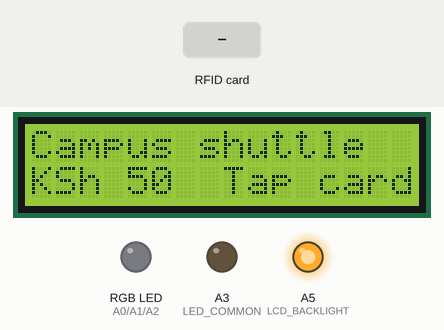
The sketch below on a simulated Arduino Uno, built with avr-gcc and run on an emulated ATmega328P. Shown: 16×2 character LCD, an RGB LED mixed from three pins (HIGH = lit), output pins drawn as LEDs (lit = HIGH). The test bench sets the inputs (shaded band). EEPROM starts erased; pins used as bus, display or sensor lines are not drawn; what the sketch prints to the serial monitor is not drawn.

Above: at 4.0 s.
4.1 s: RFID card A1 B2 C3 D4 held to the reader
At 4.8 s:
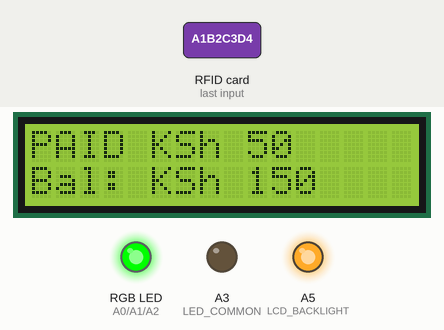
7.1 s: RFID card 11 22 33 44 held to the reader
At 7.6 s:
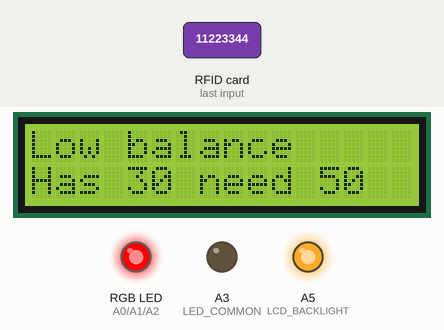
10.1 s: RFID card 5E 7A 19 C4 held to the reader
At 10.4 s:
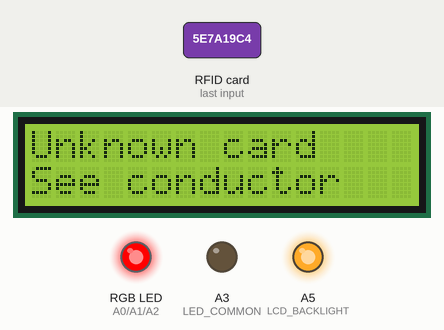
13.1 s: RFID card A1 B2 C3 D4 held to the reader
At 14.3 s:
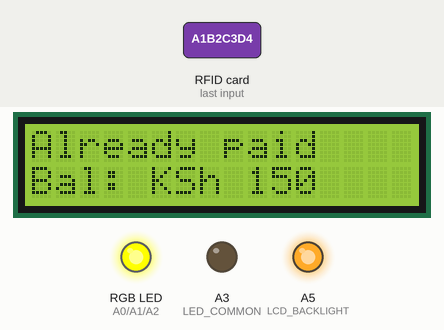
16.1 s: RFID card E5 73 41 07 held to the reader
At 18.9 s:
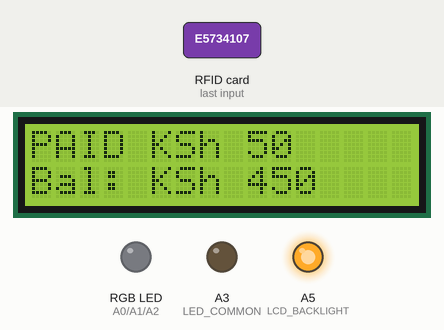
Timing chart, 0 to 20.4 s (numbered marks = the images above; inputs shaded):
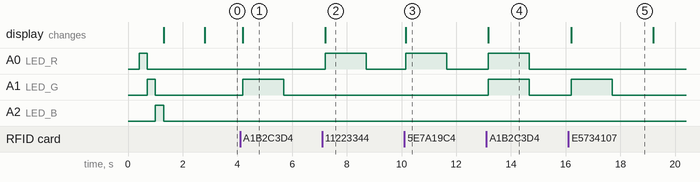

The sketch:

stage4_lcd_fare.ino
```cpp
// Bus fare terminal - Stage 4: Stage 3 + 16x2 LCD
// Same fare logic as Stage 3; the LCD now shows route, fare, result and balance.
//
// LCD (no I2C, 4-bit mode) -> Uno:
//   VSS -> GND   VDD -> 5V   VO -> GND (or ~1k to GND for lighter contrast)
//   RS -> 7      RW -> GND   E -> 6     D0-D3 -> not connected
//   D4 -> 5      D5 -> 4     D6 -> 3    D7 -> 2
//   A (backlight +) -> 220 ohm -> A5 (optional)   K (backlight -) -> GND (optional)
//
// --- Original Stage 3 notes ---
// Board: Arduino Uno. Works with NO soldering: Serial Monitor is the screen,
// the RGB LED module shows the result, and taps can be typed in.
// The RC522 is used automatically if it is connected and detected.
//
// Libraries: "MFRC522" by GithubCommunity, EEPROM (built in)
//
// RGB LED module: plugged straight into the ANALOG IN header, no wires:
//   R -> A0   G -> A1   B -> A2   GND -> A3 (A3 is driven LOW to act as ground)
//   (If colours look inverted, your module is common-anode: set COMMON_ANODE
//    to true; A3 is then driven HIGH instead.)
// RC522 (optional) -> Uno:  SDA->10 SCK->13 MOSI->11 MISO->12 RST->9 3.3V GND
//
// Serial Monitor: 9600 baud, line ending "Newline". Type "help" for commands.
//
// LED meaning:  GREEN = paid   RED = refused   YELLOW = already paid this trip
//
// Each card pays once per trip. Type "trip" (or change route) to start a new
// trip. Who has paid is saved, so a power cut does not let anyone pay twice.

#include <SPI.h>
#include <MFRC522.h>
#include <EEPROM.h>
#include <LiquidCrystal.h>

// ---------- Pins ----------
const byte SS_PIN = 10;
const byte RST_PIN = 9;
const byte LED_R = A0;
const byte LED_G = A1;
const byte LED_B = A2;
const byte LED_COMMON = A3;  // LED module's GND pin sits here
const byte LCD_BACKLIGHT = A5;  // HIGH = backlight on (if A is wired here)
const unsigned long LCD_MESSAGE_MS = 3000;  // result stays on screen this long
const bool COMMON_ANODE = false;

// ---------- Routes (example fares in KSh: change to the real ones) ----------
struct Route {
  const char *name;
  uint16_t fare;
};
const Route ROUTES[] = {
  {"Campus shuttle", 50},
  {"Marimanti-Chuka", 100},
  {"Marimanti-Meru", 250},
};
const byte ROUTE_COUNT = sizeof(ROUTES) / sizeof(ROUTES[0]);

// ---------- Passengers ----------
// UIDs are hex with no spaces (as printed by Stage 1 or check_rc522).
struct Passenger {
  const char *uid;
  const char *name;
  uint16_t startBalance;
};
const Passenger PASSENGERS[] = {
  {"A1B2C3D4", "Test: Kim",       200},
  {"11223344", "Test: low funds",  30},
  {"E5734107", "White card",      500},  // read 2026-11-11
  {"008DEC53", "Blue fob",        500},  // read 2026-11-11
};
const byte PASSENGER_COUNT = sizeof(PASSENGERS) / sizeof(PASSENGERS[0]);

// ---------- Settings ----------
const uint16_t MAX_BALANCE = 50000;
const unsigned long LED_MS = 1500;

// ---------- EEPROM layout (balances survive power loss) ----------
const int EE_MAGIC = 0;       // 1 byte
const int EE_COUNT = 1;       // 1 byte: passenger count when saved
const int EE_ROUTE = 2;       // 1 byte
const int EE_TRIP_PAID = 3;   // 1 byte: bit i set = passenger i paid this trip
const int EE_BALANCES = 4;    // uint16_t per passenger
const byte MAGIC = 0x42;

// ---------- State ----------
MFRC522 rfid(SS_PIN, RST_PIN);
LiquidCrystal lcd(7, 6, 5, 4, 3, 2);  // RS, E, D4, D5, D6, D7
unsigned long lcdMessageAt = 0;
bool lcdShowingMessage = false;
bool readerOk = false;
uint16_t balances[PASSENGER_COUNT];
byte currentRoute = 0;
static_assert(PASSENGER_COUNT <= 8, "trip-paid flags fit in one byte: max 8 passengers");
byte tripPaid = 0;  // bit i set = passenger i already paid this trip

// ---------- LED ----------
void setColor(bool r, bool g, bool b) {
  digitalWrite(LED_R, r != COMMON_ANODE);
  digitalWrite(LED_G, g != COMMON_ANODE);
  digitalWrite(LED_B, b != COMMON_ANODE);
}
void flash(bool r, bool g, bool b) {
  setColor(r, g, b);
  delay(LED_MS);
  setColor(false, false, false);
}

void flashQuick() {
  setColor(true, false, false); delay(300);
  setColor(false, true, false); delay(300);
  setColor(false, false, true); delay(300);
  setColor(false, false, false);
}

// ---------- LCD ----------
// Prints text and pads with spaces so old characters are erased
void lcdLine(byte row, const String &text) {
  lcd.setCursor(0, row);
  String t = text.substring(0, 16);
  lcd.print(t);
  for (byte i = t.length(); i < 16; i++) lcd.print(' ');
}

void lcdIdle();  // defined after ROUTES helpers

void lcdMessage(const String &line1, const String &line2) {
  lcdLine(0, line1);
  lcdLine(1, line2);
  lcdMessageAt = millis();
  lcdShowingMessage = true;
}

// ---------- Storage ----------
void saveBalance(byte i) { EEPROM.put(EE_BALANCES + i * sizeof(uint16_t), balances[i]); }
void saveRoute() { EEPROM.update(EE_ROUTE, currentRoute); }

void resetBalances() {
  for (byte i = 0; i < PASSENGER_COUNT; i++) {
    balances[i] = PASSENGERS[i].startBalance;
    saveBalance(i);
  }
  currentRoute = 0;
  saveRoute();
  tripPaid = 0;
  EEPROM.update(EE_TRIP_PAID, tripPaid);
  EEPROM.update(EE_COUNT, PASSENGER_COUNT);
  EEPROM.update(EE_MAGIC, MAGIC);
}

void loadState() {
  if (EEPROM.read(EE_MAGIC) != MAGIC || EEPROM.read(EE_COUNT) != PASSENGER_COUNT) {
    Serial.println(F("First run (or passenger list changed): loading start balances."));
    resetBalances();
    return;
  }
  for (byte i = 0; i < PASSENGER_COUNT; i++) {
    EEPROM.get(EE_BALANCES + i * sizeof(uint16_t), balances[i]);
  }
  currentRoute = EEPROM.read(EE_ROUTE);
  tripPaid = EEPROM.read(EE_TRIP_PAID);
  if (currentRoute >= ROUTE_COUNT) currentRoute = 0;
}

// ---------- Helpers ----------
bool hasPaidThisTrip(byte i) { return tripPaid & (1 << i); }

void markPaid(byte i) {
  tripPaid |= (1 << i);
  EEPROM.update(EE_TRIP_PAID, tripPaid);
}

void newTrip() {
  tripPaid = 0;
  EEPROM.update(EE_TRIP_PAID, tripPaid);
  Serial.println(F("New trip started: every card can pay once."));
  lcdMessage(F("New trip"), ROUTES[currentRoute].name);
}

// Keep only hex digits, uppercase: "a1 b2 c3 d4" -> "A1B2C3D4"
void normalizeUid(const char *in, char *out, byte outSize) {
  byte n = 0;
  for (; *in && n < outSize - 1; in++) {
    char c = toupper(*in);
    if ((c >= '0' && c <= '9') || (c >= 'A' && c <= 'F')) out[n++] = c;
  }
  out[n] = '\0';
}

int findPassenger(const char *uid) {
  for (byte i = 0; i < PASSENGER_COUNT; i++) {
    if (strcmp(uid, PASSENGERS[i].uid) == 0) return i;
  }
  return -1;
}

void lcdIdle() {
  lcdLine(0, ROUTES[currentRoute].name);
  lcdLine(1, String(F("KSh ")) + ROUTES[currentRoute].fare + F("  Tap card"));
  lcdShowingMessage = false;
}

void printRoute() {
  Serial.print(F("Route: "));
  Serial.print(ROUTES[currentRoute].name);
  Serial.print(F("  |  Fare: KSh "));
  Serial.println(ROUTES[currentRoute].fare);
}

// ---------- The fare logic ----------
void processTap(const char *uid, bool simulated) {
  uint16_t fare = ROUTES[currentRoute].fare;
  Serial.println(F("----------------------------------------"));
  Serial.print(simulated ? F("[SIM] Tap: ") : F("Tap: "));
  Serial.println(uid);

  int p = findPassenger(uid);
  if (p < 0) {
    Serial.println(F("REFUSED: unknown card. Register it first."));
    lcdMessage(F("Unknown card"), F("See conductor"));
    flash(true, false, false);
    return;
  }

  Serial.print(F("Passenger: "));
  Serial.println(PASSENGERS[p].name);

  if (hasPaidThisTrip(p)) {
    Serial.println(F("ALREADY PAID this trip: no charge."));
    lcdMessage(F("Already paid"), String(F("Bal: KSh ")) + balances[p]);
    flash(true, true, false);
    return;
  }

  if (balances[p] < fare) {
    Serial.print(F("REFUSED: insufficient balance. Has KSh "));
    Serial.print(balances[p]);
    Serial.print(F(", needs KSh "));
    Serial.println(fare);
    lcdMessage(F("Low balance"), String(F("Has ")) + balances[p] + F(" need ") + fare);
    flash(true, false, false);
    return;
  }

  balances[p] -= fare;
  saveBalance(p);
  markPaid(p);

  Serial.print(F("PAID KSh "));
  Serial.print(fare);
  Serial.print(F(" (" ));
  Serial.print(ROUTES[currentRoute].name);
  Serial.print(F(")  |  Balance: KSh "));
  Serial.println(balances[p]);
  lcdMessage(String(F("PAID KSh ")) + fare, String(F("Bal: KSh ")) + balances[p]);
  flash(false, true, false);
}

// ---------- Commands ----------
void printHelp() {
  Serial.println(F("Commands:"));
  Serial.println(F("  <card id>            simulate a tap, e.g.  A1 B2 C3 D4"));
  Serial.println(F("  list                 show passengers and balances"));
  Serial.println(F("  route                show routes and the current one"));
  Serial.println(F("  route <n>            switch route (starts a new trip), e.g.  route 2"));
  Serial.println(F("  trip                 start a new trip: every card can pay again"));
  Serial.println(F("  topup <card id> <KSh>  add money, e.g.  topup A1B2C3D4 100"));
  Serial.println(F("  reset                restore all start balances"));
}

void listPassengers() {
  for (byte i = 0; i < PASSENGER_COUNT; i++) {
    Serial.print(PASSENGERS[i].uid);
    Serial.print(F("  "));
    Serial.print(PASSENGERS[i].name);
    Serial.print(F("  KSh "));
    Serial.println(balances[i]);
  }
}

void listRoutes() {
  for (byte i = 0; i < ROUTE_COUNT; i++) {
    Serial.print(i == currentRoute ? F("* ") : F("  "));
    Serial.print(i + 1);
    Serial.print(F(". "));
    Serial.print(ROUTES[i].name);
    Serial.print(F("  KSh "));
    Serial.println(ROUTES[i].fare);
  }
}

void topUp(char *args) {
  // Amount is the last word; everything before it is the card ID
  char *space = strrchr(args, ' ');
  if (!space) {
    Serial.println(F("Usage: topup <card id> <KSh>"));
    return;
  }
  long amount = atol(space + 1);
  *space = '\0';
  char uid[21];
  normalizeUid(args, uid, sizeof(uid));
  int p = findPassenger(uid);
  if (p < 0) {
    Serial.println(F("Unknown card."));
    return;
  }
  if (amount <= 0 || (long)balances[p] + amount > MAX_BALANCE) {
    Serial.print(F("Amount must be 1 to "));
    Serial.println(MAX_BALANCE - balances[p]);
    return;
  }
  balances[p] += amount;
  saveBalance(p);
  Serial.print(F("Topped up "));
  Serial.print(PASSENGERS[p].name);
  Serial.print(F(" by KSh "));
  Serial.print(amount);
  Serial.print(F(". New balance: KSh "));
  Serial.println(balances[p]);
  lcdMessage(String(F("Top-up +")) + amount, String(F("Bal: KSh ")) + balances[p]);
}

void handleLine(char *line) {
  while (*line == ' ') line++;
  if (*line == '\0') return;

  if (strcasecmp(line, "help") == 0) {
    printHelp();
  } else if (strcasecmp(line, "list") == 0) {
    listPassengers();
  } else if (strcasecmp(line, "route") == 0) {
    listRoutes();
  } else if (strncasecmp(line, "route ", 6) == 0) {
    int n = atoi(line + 6);
    if (n < 1 || n > ROUTE_COUNT) {
      Serial.println(F("No such route. Type: route"));
    } else {
      currentRoute = n - 1;
      saveRoute();
      printRoute();
      newTrip();
      lcdIdle();
    }
  } else if (strcasecmp(line, "trip") == 0) {
    newTrip();
  } else if (strncasecmp(line, "topup ", 6) == 0) {
    topUp(line + 6);
  } else if (strcasecmp(line, "reset") == 0) {
    resetBalances();
    Serial.println(F("Balances reset."));
    lcdMessage(F("Balances reset"), F("New trip"));
    listPassengers();
  } else {
    char uid[21];
    normalizeUid(line, uid, sizeof(uid));
    if (strlen(uid) < 8) {
      Serial.println(F("Not a command or card ID. Type: help"));
    } else {
      processTap(uid, true);
    }
  }
}

// ---------- Setup / loop ----------
void setup() {
  Serial.begin(9600);
  pinMode(LCD_BACKLIGHT, OUTPUT);
  digitalWrite(LCD_BACKLIGHT, HIGH);
  lcd.begin(16, 2);
  lcdLine(0, F("Bus Fare System"));
  lcdLine(1, F("Starting..."));
  pinMode(LED_R, OUTPUT);
  pinMode(LED_G, OUTPUT);
  pinMode(LED_B, OUTPUT);
  pinMode(LED_COMMON, OUTPUT);
  digitalWrite(LED_COMMON, COMMON_ANODE ? HIGH : LOW);
  setColor(false, false, false);

  SPI.begin();
  rfid.PCD_Init();
  delay(50);
  byte version = rfid.PCD_ReadRegister(MFRC522::VersionReg);
  readerOk = !(version == 0x00 || version == 0xFF);

  Serial.println(F("========================================"));
  Serial.println(F(" Bus fare terminal - Stage 4 (LCD)"));
  Serial.println(F("========================================"));
  Serial.println(readerOk ? F("RC522 reader: found") : F("RC522 reader: not detected (simulation only)"));
  loadState();
  printRoute();
  Serial.println(F("Type 'help' for commands. Waiting for taps..."));

  // LED self-test: red, green, blue
  flashQuick();
  lcdLine(1, readerOk ? F("Reader OK") : F("No reader: SIM"));
  delay(1500);
  lcdIdle();
}

// Re-check the reader every 2 s so a loose wire that reconnects is picked up
unsigned long lastReaderCheck = 0;
void checkReader() {
  if (millis() - lastReaderCheck < 2000) return;
  lastReaderCheck = millis();
  byte version = rfid.PCD_ReadRegister(MFRC522::VersionReg);
  bool ok = !(version == 0x00 || version == 0xFF);
  if (ok && !readerOk) {
    rfid.PCD_Init();
    Serial.println(F("RC522 reader: connected"));
  } else if (!ok && readerOk) {
    Serial.println(F("RC522 reader: LOST - check the wires"));
  }
  readerOk = ok;
}

void loop() {
  checkReader();
  if (lcdShowingMessage && millis() - lcdMessageAt > LCD_MESSAGE_MS) lcdIdle();

  if (Serial.available()) {
    char line[48];
    byte len = Serial.readBytesUntil('\n', line, sizeof(line) - 1);
    line[len] = '\0';
    if (len > 0 && line[len - 1] == '\r') line[len - 1] = '\0';
    handleLine(line);
  }

  if (readerOk && rfid.PICC_IsNewCardPresent() && rfid.PICC_ReadCardSerial()) {
    char uid[21];
    byte n = 0;
    for (byte i = 0; i < rfid.uid.size && n < sizeof(uid) - 2; i++) {
      const char hex[] = "0123456789ABCDEF";
      uid[n++] = hex[rfid.uid.uidByte[i] >> 4];
      uid[n++] = hex[rfid.uid.uidByte[i] & 0x0F];
    }
    uid[n] = '\0';
    processTap(uid, false);
    rfid.PICC_HaltA();
    rfid.PCD_StopCrypto1();
  }
}
```

Measured:
- after the input at 4.1 s, A1 (LED_G): LOW → HIGH after 0.09 s, → LOW 1.5 s later; the display: changes after 0.09 s (image 1)
- after the input at 7.1 s, A0 (LED_R): LOW → HIGH after 0.11 s, → LOW 1.5 s later; the display: changes after 0.11 s (image 2)
- after the input at 10.1 s, A0 (LED_R): LOW → HIGH after 0.05 s, → LOW 1.5 s later; the display: changes after 0.05 s (image 3)
- after the input at 13.1 s, A0 (LED_R), A1 (LED_G): LOW → HIGH after 0.07 s, → LOW 1.5 s later; the display: changes after 0.07 s (image 4)
- after the input at 16.1 s, A1 (LED_G): LOW → HIGH after 0.10 s, → LOW 1.5 s later; the display: changes after 0.10 s (image 5)
